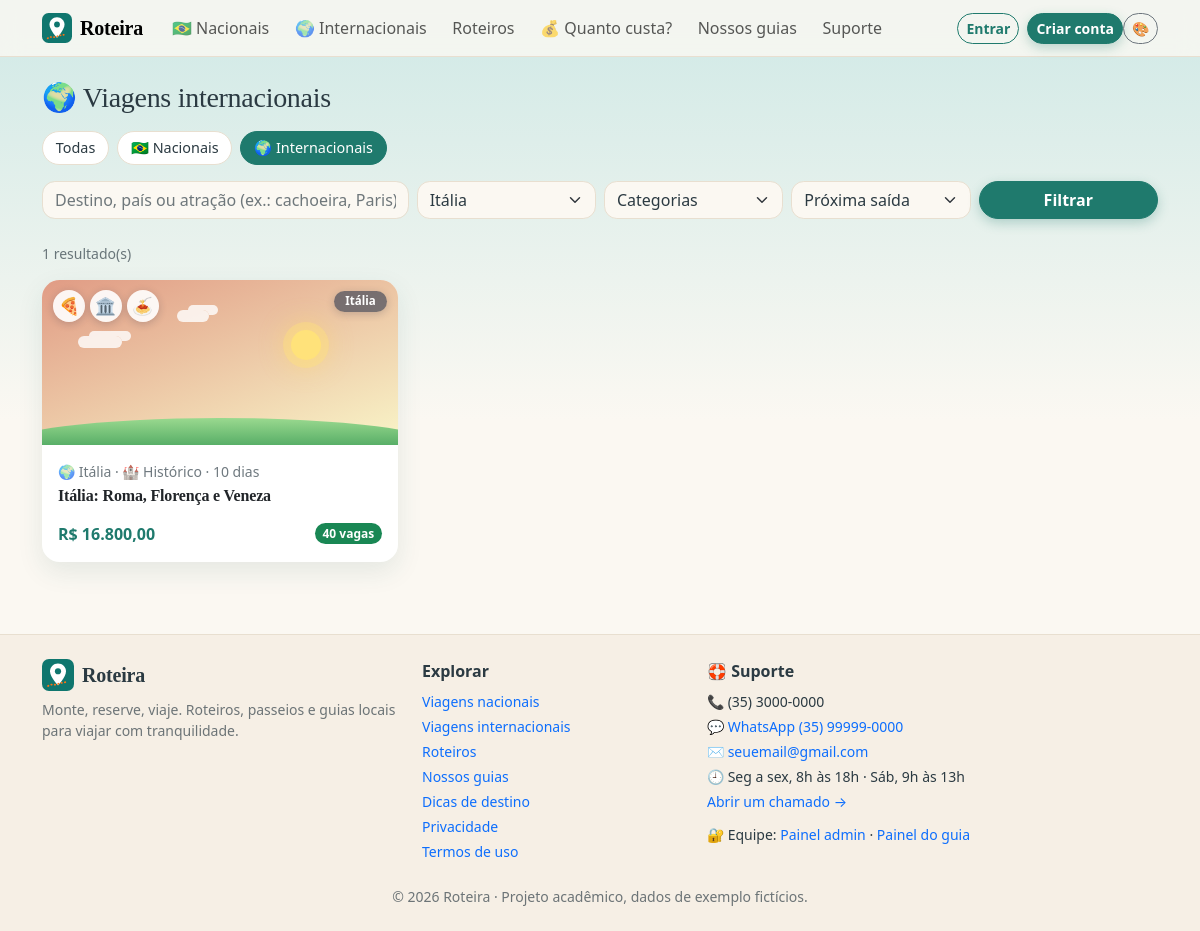
/passeios.php?escopo=internacional&pais=Itália, run on the app's committed database.
### tables this page shows
CREATE TABLE passeios (
  id INT AUTO_INCREMENT PRIMARY KEY,
  categoria_id INT NOT NULL,
  guia_id INT NULL,
  titulo VARCHAR(200) NOT NULL,
  destino VARCHAR(120) NOT NULL,
  descricao TEXT,
  duracao_horas DECIMAL(4,1) NOT NULL DEFAULT 4,
  preco DECIMAL(10,2) NOT NULL,
  emoji VARCHAR(30) NOT NULL DEFAULT '🌎' COMMENT 'emojis extras da capa (ex.: 🍕🏛️)',
  motivo VARCHAR(30) NULL COMMENT 'silhueta do ponto turístico da capa',
  imagem VARCHAR(255) NULL COMMENT 'foto: caminho em uploads/ ou URL',
  video_id VARCHAR(20) NULL COMMENT 'ID do vídeo do YouTube',
  hue SMALLINT NOT NULL DEFAULT 180,
  escopo VARCHAR(20) NOT NULL DEFAULT 'nacional',
  pais VARCHAR(80) NOT NULL DEFAULT 'Brasil',
  dias INT NOT NULL DEFAULT 1,
  atracoes TEXT NULL COMMENT 'lista separada por ponto e vírgula',
  ativo TINYINT(1) NOT NULL DEFAULT 1,
  FOREIGN KEY (categoria_id) REFERENCES categorias(id),
  FOREIGN KEY (guia_id) REFERENCES guias(id) ON DELETE SET NULL,
  FOREIGN KEY (escopo) REFERENCES escopos(codigo)
);

CREATE TABLE categorias (
  id INT AUTO_INCREMENT PRIMARY KEY,
  nome VARCHAR(100) NOT NULL,
  icone VARCHAR(8) NOT NULL DEFAULT '🧭'
);

### passeios.php (the view, shortened to what the rows shown need)
<?php
require_once __DIR__ . '/inc/app.php';
$q = trim($_GET['q'] ?? ''); $cat = (int)($_GET['categoria'] ?? 0); $ord = $_GET['ordem'] ?? 'data'; $pais = trim($_GET['pais'] ?? '');
$escopo = in_array($_GET['escopo'] ?? '', ['nacional', 'internacional'], true) ? $_GET['escopo'] : '';
$where = ''; $params = [];
if ($escopo) { $where .= ' AND p.escopo = ?'; $params[] = $escopo; }
if ($pais !== '') { $where .= ' AND p.pais = ?'; $params[] = $pais; }
$ordens = ['data' => 'ISNULL(proxima), proxima ASC', 'menor' => 'p.preco ASC', 'maior' => 'p.preco DESC', 'dias' => 'p.dias DESC', 'nota' => 'ISNULL(nota_media), nota_media DESC'];
$lista = buscarPasseios($conn, $where, $params, $ordens[$ord] ?? $ordens['data'], 200);
$titulo = $escopo === 'nacional' ? '🇧🇷 Viagens nacionais' : ($escopo === 'internacional' ? '🌍 Viagens internacionais' : 'Todas as viagens e passeios');
topo($titulo);
?>
<h1 class="h3 mb-3"><?= $titulo ?></h1>
<?php if (!$lista): ?><div class="alert alert-info">Nada encontrado com esses filtros.</div>
<?php else: ?><div class="row row-cols-1 row-cols-md-2 row-cols-lg-3 g-4"><?php foreach ($lista as $p) echo cardPasseio($p); ?></div><?php endif;
rodape();

### inc/app.php (shortened to what the rows shown need)
<?php
require_once __DIR__ . '/conexao.php';
function e($s) { return htmlspecialchars((string)$s, ENT_QUOTES, 'UTF-8'); }
function brl($v) { return 'R$ ' . number_format((float)$v, 2, ',', '.'); }
function usuario() { return $_SESSION['user'] ?? null; }
function csrf() {
    return $_SESSION['csrf'];
}
function buscarPasseios(PDO $c, $where = '', array $params = [], $order = 'p.id DESC', $limit = 100) {
    $sql = "SELECT p.*, cat.nome AS categoria, cat.icone, g.nome AS guia, g.foto AS guia_foto, g.idiomas AS guia_idiomas, g.bio AS guia_bio,
              (SELECT MIN(s.data_saida) FROM saidas s WHERE s.passeio_id=p.id AND s.data_saida>=CURDATE()) AS proxima,
              (SELECT COALESCE(SUM(s.vagas_disponiveis),0) FROM saidas s WHERE s.passeio_id=p.id AND s.data_saida>=CURDATE()) AS vagas,
              (SELECT ROUND(AVG(a.nota),1) FROM avaliacoes a WHERE a.passeio_id=p.id AND a.visivel=1) AS nota_media,
              (SELECT COUNT(*) FROM avaliacoes a WHERE a.passeio_id=p.id AND a.visivel=1) AS n_aval,
              (SELECT s.vagas_disponiveis FROM saidas s WHERE s.passeio_id=p.id AND s.data_saida>=CURDATE() ORDER BY s.data_saida LIMIT 1) AS prox_vagas
            FROM passeios p JOIN categorias cat ON cat.id=p.categoria_id LEFT JOIN guias g ON g.id=p.guia_id
            WHERE p.ativo=1 $where ORDER BY $order LIMIT " . (int)$limit;
    $st = $c->prepare($sql); $st->execute($params); return $st->fetchAll();
}
function motivos() { static $m = null; return $m ??= require __DIR__ . '/motivos.php'; }
function urlImagem($c) { $c = trim((string)$c); if ($c === '') return ''; return preg_match('~^https?://~i', $c) ? $c : BASE . ltrim($c, '/'); }
function paletas() { static $p = null; return $p ??= require __DIR__ . '/paletas.php'; }
function solos() {
    return ['grama' => ['#9ad98f', '#56ad66'], 'areia' => ['#f8dc9a', '#e6b265'], 'mar' => ['#8bdcf5', '#3f9fd8'], 'neve' => ['#ffffff', '#d2e5f5']];
}
function coresMotivo($motivo) {
    $pal = paletas();
    $p = $pal[$motivo]; $solos = solos(); $s = $solos[$p[4]] ?? $solos['grama'];
    return '--m1:' . $p[0] . ';--m2:' . $p[1] . ';--m3:' . $p[2] . ';--m4:' . $p[3] . ';--g1:' . $s[0] . ';--g2:' . $s[1] . ';';
}
function emojisCapa($emoji) {
    $txt = str_replace(["\u{1F4CD}", "\u{1F4CC}"], '', (string)$emoji);
    preg_match_all('/\X/u', $txt, $m);
    $itens = [];
    foreach ($m[0] as $g) { if (trim($g) !== '') $itens[] = '<b>' . e($g) . '</b>'; if (count($itens) === 3) break; }
    return $itens ? '<span class="emojis">' . implode('', $itens) . '</span>' : '';
}
function capa($emoji, $hue, $classe = '', $motivo = '', $imagem = '', $selo = '') {
    $h = (int)$hue; $h2 = ($h + 40) % 360; $m = motivos();
    $svg = isset($m[$motivo]) ? '<svg class="cena" viewBox="0 0 120 70" preserveAspectRatio="xMidYMax meet" aria-hidden="true">' . $m[$motivo] . '</svg>' : '';
    $u = urlImagem($imagem);
    $img = $u ? '<img class="foto" src="' . e($u) . '" alt="" loading="lazy" onerror="this.remove()">' : '';
    return '<div class="capa ' . e($classe) . '" style="--c1:hsl(' . $h . ' 60% 70%);--c2:hsl(' . $h2 . ' 80% 88%);' . coresMotivo($motivo) . '"><i class="sol"></i><i class="nuvem n1"></i><i class="nuvem n2"></i>'
         . $svg . $img . emojisCapa($emoji) . ($selo !== '' ? '<span class="selo">' . e($selo) . '</span>' : '') . '</div>';
}
function config($chave, $padrao = '') {
    static $c = null; global $conn;
    if ($c === null) { try { $c = $conn->query('SELECT chave,valor FROM configuracoes')->fetchAll(PDO::FETCH_KEY_PAIR); } catch (Throwable $e) { $c = []; } }
    return $c[$chave] ?? $padrao;
}
function cardPasseio(array $p) {
    $lotado = $p['proxima'] && (int)$p['vagas'] === 0;
    $ultimas = !$lotado && $p['proxima'] && (int)$p['prox_vagas'] >= 1 && (int)$p['prox_vagas'] <= 3;
    $badge = !$p['proxima'] ? '<span class="badge text-bg-secondary">Sem datas</span>'
           : ($lotado ? '<span class="badge text-bg-danger">Lotado</span>'
           : ($ultimas ? '<span class="badge text-bg-warning">🔥 Últimas vagas</span>' : '<span class="badge text-bg-success">' . (int)$p['vagas'] . ' vagas</span>'));
    $intl = ($p['escopo'] ?? '') === 'internacional';
    $dur = (int)$p['dias'] > 1 ? (int)$p['dias'] . ' dias' : 'Day tour';
    $nota = (int)$p['n_aval'] > 0 ? '<div class="small">' . estrelas($p['nota_media']) . ' <span class="text-body-secondary">' . number_format($p['nota_media'], 1, ',', '') . ' (' . (int)$p['n_aval'] . ')</span></div>' : '';
    return '<div class="col"><a class="card h-100 card-hover text-decoration-none" href="' . BASE . 'passeio.php?id=' . (int)$p['id'] . '">'
        . capa($p['emoji'], $p['hue'], '', $p['motivo'] ?? '', $p['imagem'] ?? '', $intl ? $p['pais'] : 'Brasil')
        . '<div class="card-body d-flex flex-column"><div class="small text-body-secondary mb-1">' . ($intl ? '🌍 ' : '🇧🇷 ') . e($intl ? $p['pais'] : $p['destino']) . ' · ' . e($p['icone']) . ' ' . e($p['categoria']) . ' · ' . $dur . '</div>'
        . '<h3 class="h6 card-title text-body">' . e($p['titulo']) . '</h3>' . $nota
        . '<div class="mt-auto d-flex justify-content-between align-items-center pt-2"><strong class="text-primary">' . brl($p['preco']) . '</strong>' . $badge . '</div></div></a></div>';
}
function headTema() {
    $k = ['admin' => 'adm', 'guia' => 'gui'][AREA] ?? 'user';
    $logado = !empty($_SESSION[$k]);
    $d = ['prefs' => $_SESSION['tema_' . ($k === 'user' ? 'site' : $k)] ?? null, 'pad' => AREA === 'site' ? padraoTema() : new stdClass, 'url' => $logado ? BASE . 'api/tema.php' : null, 'csrf' => csrf(), 'area' => AREA];
    return '<script>window.PV_TEMA=' . json_encode($d, JSON_HEX_TAG | JSON_HEX_AMP | JSON_UNESCAPED_UNICODE) . ';</script>';
}
function temaMenu() {
    $cores = ['verde' => '#0f766e', 'azul' => '#1d4ed8', 'roxo' => '#7c3aed', 'rosa' => '#be185d', 'laranja' => '#c2410c', 'grafite' => '#334155'];
    $h = '<div class="dropdown"><button class="btn btn-outline-secondary btn-sm" data-bs-toggle="dropdown" data-bs-auto-close="outside" aria-label="Personalizar tema" title="Meu tema">🎨</button>'
       . '<div class="dropdown-menu dropdown-menu-end p-3" style="min-width:250px"><div class="fw-semibold mb-2">Meu tema</div><div class="small fw-semibold mb-1">Modo</div><div class="btn-group btn-group-sm w-100 mb-3">'
       . '<button type="button" class="btn btn-outline-secondary" data-tema="modo:light">☀️ Claro</button><button type="button" class="btn btn-outline-secondary" data-tema="modo:auto">Auto</button><button type="button" class="btn btn-outline-secondary" data-tema="modo:dark">🌙 Escuro</button></div>'
       . '<div class="small fw-semibold mb-1">Cor</div><div class="d-flex gap-2 mb-3">';
    foreach ($cores as $k => $c) $h .= '<button type="button" class="swatch" data-tema="cor:' . $k . '" style="background:' . $c . '" title="' . ucfirst($k) . '"></button>';
    $logado = !empty($_SESSION[['admin' => 'adm', 'guia' => 'gui'][AREA] ?? 'user']);
    return $h . '</div><div class="small fw-semibold mb-1">Tamanho do texto</div><div class="btn-group btn-group-sm w-100 mb-2">'
       . '<button type="button" class="btn btn-outline-secondary" data-tema="fonte:normal">Normal</button><button type="button" class="btn btn-outline-secondary" data-tema="fonte:grande">Grande</button></div>'
       . '<div class="form-text">' . ($logado ? 'Salvo na sua conta: vale em qualquer aparelho.' : 'Entre na sua conta para salvar o tema em todos os aparelhos.') . '</div>'
       . '<button type="button" class="btn btn-sm btn-primary w-100 mt-2 btn-instalar d-none">📲 Instalar app</button></div></div>';
}
function topo($titulo = '') {
    $u = usuario(); $b = BASE; $nome = SITE_NOME; $pg = basename($_SERVER['SCRIPT_NAME']);
    $titulo = $titulo ?: SITE_SLOGAN;
    echo '<!doctype html><html lang="pt-BR" data-bs-theme="light"><head><meta charset="utf-8">'
       . '<meta name="viewport" content="width=device-width, initial-scale=1, viewport-fit=cover"><title>' . e($titulo) . ' · ' . e($nome) . '</title><meta name="description" content="' . e($GLOBALS['descricao'] ?? (SITE_SLOGAN . ' Viagens nacionais e internacionais, roteiros, guias locais e custo total da viagem.')) . '">'
       . '<meta name="theme-color" content="#0f766e"><meta name="apple-mobile-web-app-capable" content="yes"><meta name="apple-mobile-web-app-title" content="' . e($nome) . '">'
       . "<link rel=\"manifest\" href=\"{$b}manifest.php\"><link rel=\"icon\" href=\"{$b}assets/img/favicon.png\"><link rel=\"apple-touch-icon\" href=\"{$b}assets/img/apple-touch-icon.png\">"
       . headTema() . "<script src=\"{$b}assets/js/tema.js\"></script>"
       . "<link href=\"{$b}assets/dist/css/bootstrap.min.css\" rel=\"stylesheet\"><link href=\"{$b}css/site.css?v=" . CSS_V . "\" rel=\"stylesheet\"></head><body><a class=\"visually-hidden-focusable btn btn-primary m-2\" href=\"#conteudo\">Pular para o conteúdo</a>"
       . '<nav class="navbar navbar-expand-lg bg-body-tertiary border-bottom sticky-top"><div class="container">'
       . "<a class=\"navbar-brand fw-bold d-flex align-items-center gap-2\" href=\"{$b}index.php\"><img src=\"{$b}assets/img/logo.svg\" width=\"30\" height=\"30\" alt=\"\">" . e($nome) . '</a>'
       . '<div class="d-flex align-items-center gap-2 order-lg-last">' . temaMenu()
       . '<button class="navbar-toggler" data-bs-toggle="collapse" data-bs-target="#nav" aria-label="Menu"><span class="navbar-toggler-icon"></span></button></div>'
       . '<div class="collapse navbar-collapse" id="nav"><ul class="navbar-nav me-auto">'
       . "<li class=\"nav-item\"><a class=\"nav-link\" href=\"{$b}passeios.php?escopo=nacional\">🇧🇷 Nacionais</a></li>"
       . "<li class=\"nav-item\"><a class=\"nav-link\" href=\"{$b}passeios.php?escopo=internacional\">🌍 Internacionais</a></li>"
       . "<li class=\"nav-item\"><a class=\"nav-link\" href=\"{$b}roteiros.php\">Roteiros</a></li>"
       . "<li class=\"nav-item\"><a class=\"nav-link\" href=\"{$b}quiz_custo.php\">💰 Quanto custa?</a></li>"
       . "<li class=\"nav-item\"><a class=\"nav-link\" href=\"{$b}equipe.php\">Nossos guias</a></li><li class=\"nav-item\"><a class=\"nav-link\" href=\"{$b}suporte.php\">Suporte</a></li></ul><div class=\"d-flex gap-2 align-items-center py-2 py-lg-0\">";
    echo '</div></div></div></nav><main class="container py-4" id="conteudo">' . avisoSite();
}
function rodape() {
    $b = BASE; $pg = basename($_SERVER['SCRIPT_NAME']);
    $zap = soDigitos(config('suporte_whatsapp')); if ($zap !== '' && strlen($zap) <= 11) $zap = '55' . $zap;
    echo '</main><footer class="rodape mt-5"><div class="container py-4"><div class="row g-4">'
       . '<div class="col-md-4"><div class="d-flex align-items-center gap-2 mb-2"><img src="' . $b . 'assets/img/logo.svg" width="32" height="32" alt=""><strong class="fs-5 titulo">' . e(SITE_NOME) . '</strong></div><p class="small text-body-secondary mb-2">' . e(SITE_SLOGAN) . ' Roteiros, passeios e guias locais para viajar com tranquilidade.</p>'
       . '<button type="button" class="btn btn-sm btn-outline-primary btn-instalar d-none">📲 Instalar app</button></div>'
       . '<div class="col-6 col-md-3"><div class="fw-semibold mb-2">Explorar</div><ul class="list-unstyled small vstack gap-1 mb-0"><li><a href="' . $b . 'passeios.php?escopo=nacional">Viagens nacionais</a></li><li><a href="' . $b . 'passeios.php?escopo=internacional">Viagens internacionais</a></li><li><a href="' . $b . 'roteiros.php">Roteiros</a></li><li><a href="' . $b . 'equipe.php">Nossos guias</a></li><li><a href="' . $b . 'guias.php">Dicas de destino</a></li><li><a href="' . $b . 'privacidade.php">Privacidade</a></li><li><a href="' . $b . 'termos.php">Termos de uso</a></li></ul></div>'
       . '<div class="col-6 col-md-5"><div class="fw-semibold mb-2">🛟 Suporte</div><ul class="list-unstyled small vstack gap-1 mb-0">'
       . '<li>📞 ' . e(config('suporte_telefone')) . '</li>' . ($zap ? '<li>💬 <a href="https://wa.me/' . e($zap) . '" target="_blank" rel="noopener">WhatsApp ' . e(config('suporte_whatsapp')) . '</a></li>' : '')
       . '<li>✉️ <a href="mailto:' . e(config('suporte_email')) . '">' . e(config('suporte_email')) . '</a></li><li>🕘 ' . e(config('suporte_horario')) . '</li><li><a href="' . $b . 'suporte.php">Abrir um chamado →</a></li><li class="pt-2">🔐 Equipe: <a href="' . $b . 'admin/login.php">Painel admin</a> · <a href="' . $b . 'guia/login.php">Painel do guia</a></li></ul></div>'
       . '</div><div class="small text-body-secondary text-center mt-4">© ' . date('Y') . ' ' . e(SITE_NOME) . ' · Projeto acadêmico, dados de exemplo fictícios.</div></div></footer>'
       . '<nav class="bottom-nav d-lg-none" aria-label="Navegação principal">';
    echo '</nav><script>window.PV_SW=' . json_encode($b . 'sw.js') . ';addEventListener("keydown",function(e){if(e.altKey&&e.shiftKey&&e.code==="KeyA"){location.href=' . json_encode($b . 'admin/login.php') . ';}});</script><script src="' . $b . 'assets/dist/js/bootstrap.bundle.min.js"></script><script src="' . $b . 'assets/js/pwa.js"></script></body></html>';
}

### data on the page
passeios: g "🍕 🏛️ 🍝", pais "Itália", categoria.icone "🏰", categoria.nome "Histórico", dias "10 dias", titulo "Itália: Roma, Florença e Veneza", preco "R$ 16.800,00", vagas "40"

### other printed values
$nome "Roteira"
$titulo "🌍 Viagens internacionais"
count($lista) "1"
SITE_NOME "Roteira"
SITE_SLOGAN "Monte, reserve, viaje."
config('suporte_telefone') "(35) 3000-0000"
config('suporte_whatsapp') "(35) 99999-0000"
config('suporte_email') "seuemail@gmail.com"
config('suporte_horario') "Seg a sex, 8h às 18h · Sáb, 9h às 13h"
form field pais "Itália"
